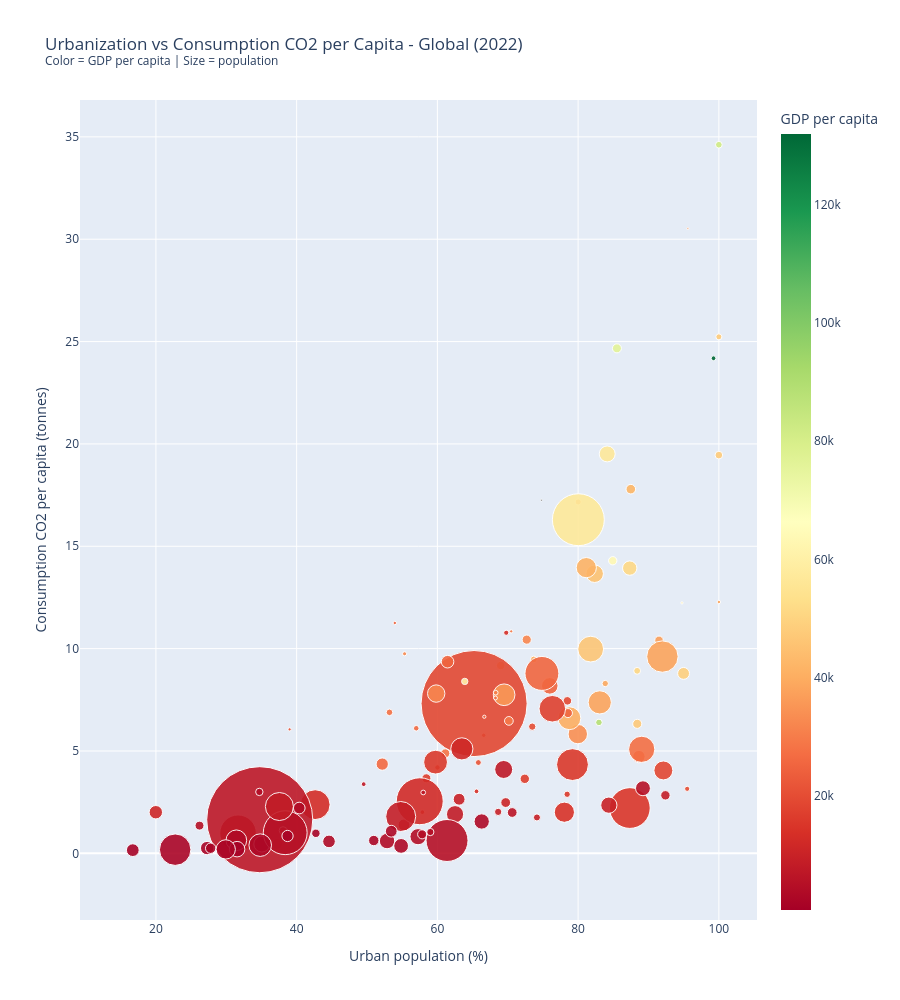

Write notebook code for a chart like this one.
### Code cell
# Global view - but with consumption co2
fig = px.scatter(
    latest,
    x='urban_population_pct',
    y='consumption_co2_per_capita',
    color='gdp_per_capita',
    size='population',
    size_max=75,
    hover_name='country',
    color_continuous_scale='RdYlGn',
    title='Urbanization vs Consumption CO2 per Capita - Global (2022)<br>'
          '<sup>Color = GDP per capita | Size = population</sup>',
    labels={
        'urban_population_pct': 'Urban population (%)',
        'consumption_co2_per_capita': 'Consumption CO2 per capita (tonnes)',
        'gdp_per_capita': 'GDP per capita'
    },
    height=1000
)

# Add trend line
fig.update_traces(marker=dict(opacity=0.9))
fig.show()

# Correlation
corr = latest[['urban_population_pct', 'consumption_co2_per_capita', 'gdp_per_capita']].corr()
print("\nCorrelation matrix:")
print(corr.round(3))

### Figure 1 — Plotly figure (JSON) as saved in the notebook; plotly's stock layout.template omitted (floating-point values rounded to 4 significant figures; data arrays with more than 128 entries replaced by an {"elided": "..."} marker saying what was removed)
{"data": [{"hovertemplate": "<b>%{hovertext}</b><br><br>Urban population (%)=%{x}<br>Consumption CO2 per capita (tonnes)=%{y}<br>population=%{marker.size}<br>GDP per capita=%{marker.color}<extra></extra>", "hovertext": {"elided": "204 str values"}, "legendgroup": "", "marker": {"color": {"elided": "204 float values"}, "coloraxis": "coloraxis", "opacity": 0.9, "size": {"elided": "204 float values"}, "sizemode": "area", "sizeref": 253400.0, "symbol": "circle"}, "mode": "markers", "name": "", "orientation": "v", "showlegend": false, "type": "scatter", "x": {"elided": "204 float values"}, "xaxis": "x", "y": {"elided": "204 float values"}, "yaxis": "y"}], "layout": {"coloraxis": {"autocolorscale": false, "colorbar": {"title": {"text": "GDP per capita"}}, "colorscale": [[0, "rgb(165,0,38)"], [0.1, "rgb(215,48,39)"], [0.2, "rgb(244,109,67)"], [0.3, "rgb(253,174,97)"], [0.4, "rgb(254,224,139)"], [0.5, "rgb(255,255,191)"], [0.6, "rgb(217,239,139)"], [0.7, "rgb(166,217,106)"], [0.8, "rgb(102,189,99)"], [0.9, "rgb(26,152,80)"], [1, "rgb(0,104,55)"]]}, "height": 1000, "legend": {"itemsizing": "constant", "tracegroupgap": 0}, "title": {"text": "Urbanization vs Consumption CO2 per Capita - Global (2022)<br><sup>Color = GDP per capita | Size = population</sup>"}, "xaxis": {"anchor": "y", "domain": [0, 1], "title": {"text": "Urban population (%)"}}, "yaxis": {"anchor": "x", "domain": [0, 1], "title": {"text": "Consumption CO2 per capita (tonnes)"}}}}
